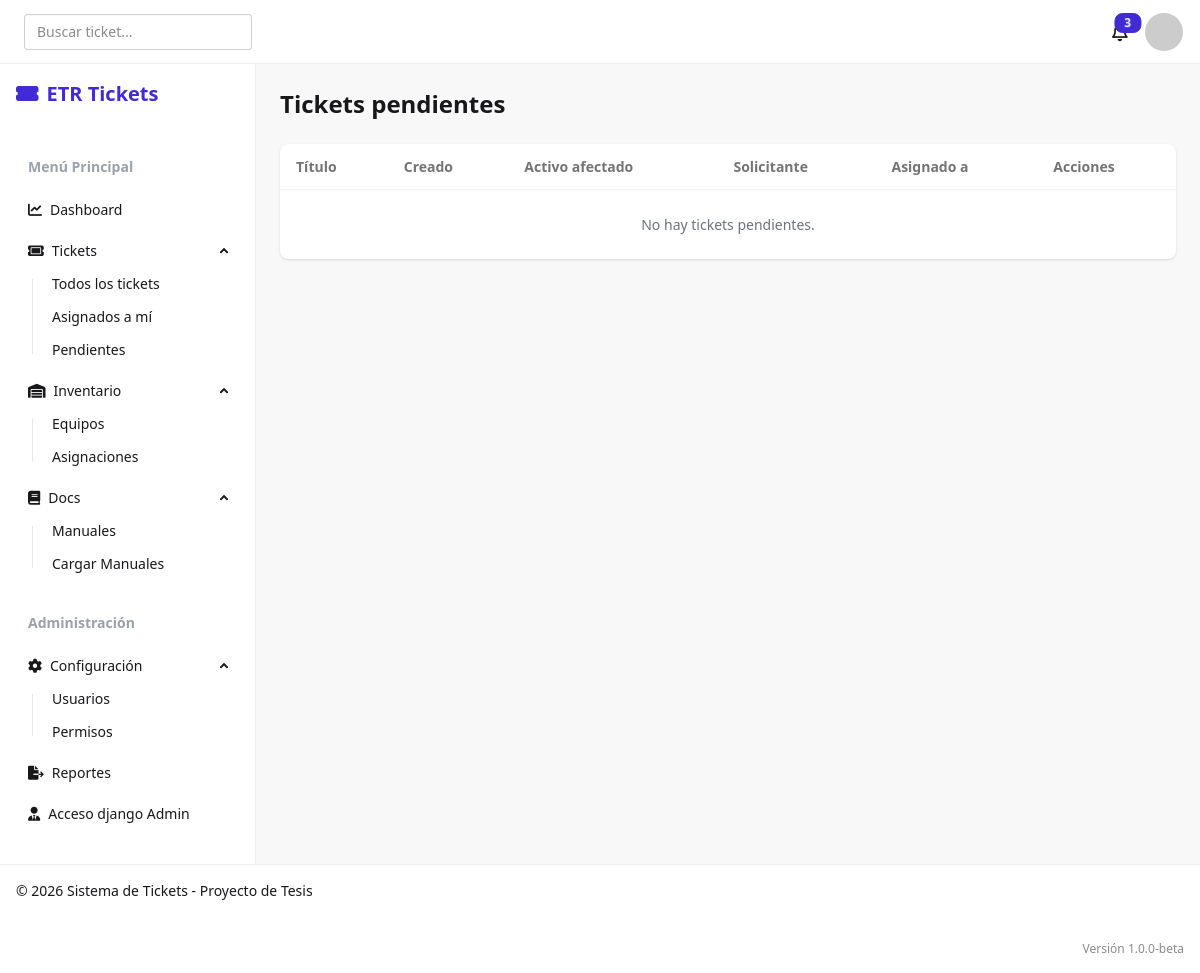
/tickets/pending/ (signed in), run on an earlier commit of the app's database.
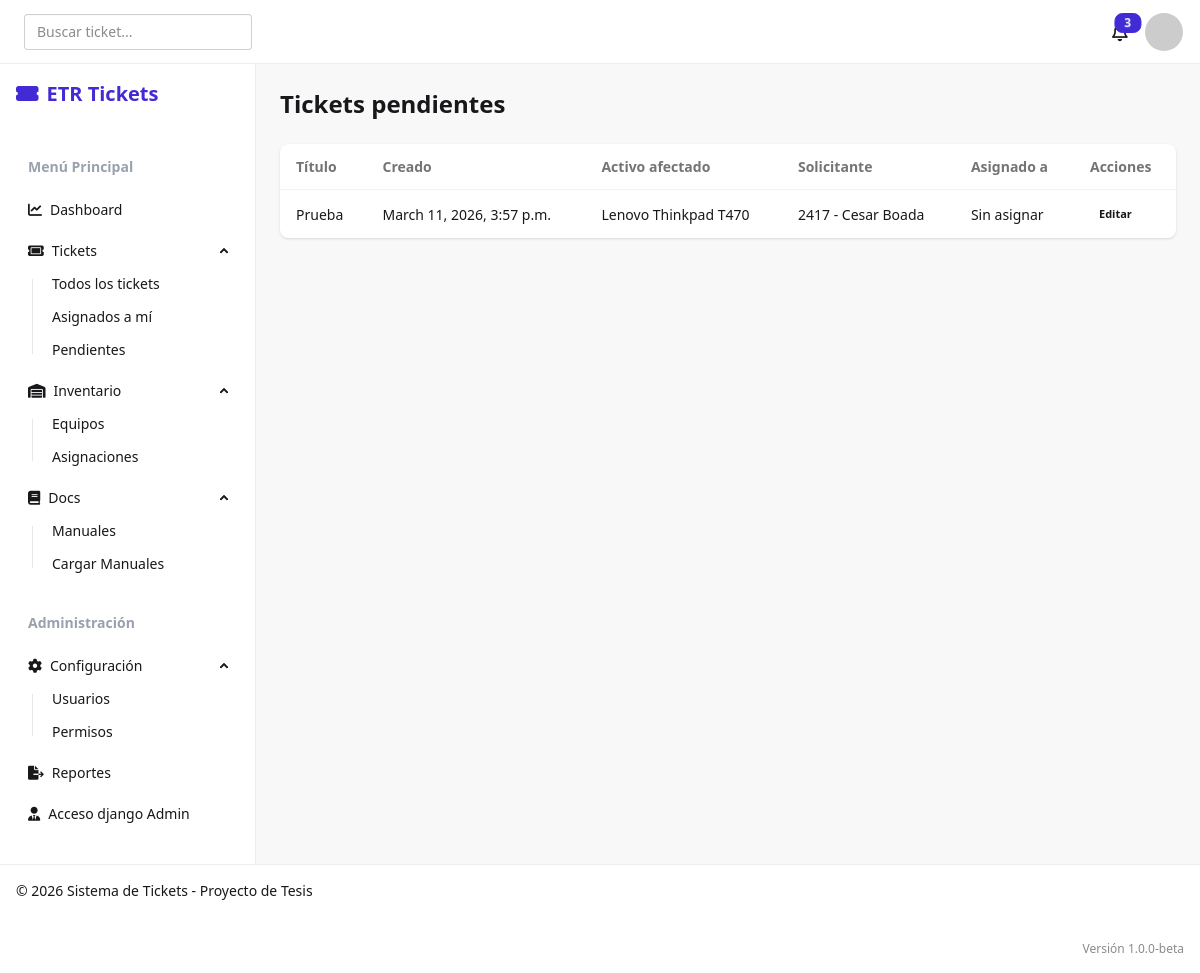
And on a later commit of the database.
### tickets/models.py (models this page shows, shortened)
class tickets(models.Model):
    codigo_ticket = models.CharField(max_length=30, unique=True)
    titulo = models.CharField(max_length=150)
    descripcion = models.TextField()
    prioridad = models.ForeignKey(
        matriz_prioridad,
        on_delete=models.PROTECT,
        to_field='prioridad',
        db_column='prioridad',
        related_name='tickets',
        default='N/A',
    )
    ESTADO_TYPES = [
        ('Pendiente', 'Pendiente'),
        ('En Progreso', 'En Progreso'),
        ('Resuelto', 'Resuelto'),
        ('Cerrado', 'Cerrado'),
    ]
    estado = models.CharField(max_length=30, default='Pendiente', choices=ESTADO_TYPES)
    solicitante = models.ForeignKey(
        'users.usuario',
        on_delete=models.PROTECT,
        to_field='ID_empleado',
        db_column='solicitante',
        related_name='tickets_solicitados',
    )
    usuario = models.ForeignKey(
        'users.usuario',
        on_delete=models.PROTECT,
        to_field='ID_empleado',
        db_column='usuario',
        related_name='tickets_asignados',
        null=True,
        blank=True,
    )
    activo_afectado = models.ForeignKey(
        'inventory.activos',
        on_delete=models.CASCADE,
        to_field='codigo',
        db_column='activo_afectado',
        related_name='tickets_afectados',
        limit_choices_to={'estado': 'activo'},
)
    fecha_creacion = models.DateTimeField(auto_now_add=True)
    fecha_resolucion = models.DateTimeField(null=True, blank=True)

### inventory/models.py (models this page shows)
class activos(models.Model):
    codigo = models.CharField(max_length=50, primary_key=True)
    categoria = models.ForeignKey(
        activos_categoria,
        on_delete=models.PROTECT,
        to_field='nombre',
        db_column='categoria',
        related_name='activos',
    )
    marca = models.CharField(max_length=50)
    modelo = models.CharField(max_length=50)
    serial = models.CharField(max_length=50, unique=True)
    sede = models.ForeignKey(
        'users.sede',
        on_delete=models.PROTECT,
        to_field='codigo',
        related_name='activos',
    )
    usuario_asignado = models.ForeignKey(
        'users.usuario',
        on_delete=models.SET_NULL,
        null=True,
        blank=True,
        related_name='activos_asignados',
        to_field='ID_empleado',
        db_column='usuario_asignado'
    )
    departamento = models.ForeignKey(
        'users.departamento',
        on_delete=models.PROTECT,
        to_field='nombre',
        db_column='departamento',
        related_name='activos'
    )
    estado = models.CharField(max_length=50) #'Activo', 'Inactivo', 'Dado de baja'
    verbose_name_plural = "activos"
    def __str__(self):
        return f"{self.marca} {self.modelo}"

### users/models.py (models this page shows)
class usuario(AbstractUser):
    validador_empleado = RegexValidator(
        regex=r'^\d{4}',
        message="el numero de empleado debe tener 4 digitos"
    )
    ID_empleado = models.CharField(
        max_length=4,
        unique=True,
        validators=[validador_empleado],
        help_text="ID de empleado de 4 digitos",
        default="0000"
    )
    USERNAME_FIELD = 'ID_empleado'
    departamento = models.ForeignKey(
        'departamento',
        on_delete=models.SET_NULL,
        null=True,
        related_name='usuarios'
        )
    sede = models.ForeignKey(
        'sede',
        on_delete=models.SET_NULL,
        null=True,
        related_name='usuarios'
        )
    REQUIRED_FIELDS = ['username', 'email']
    def __str__(self):
        return f"{self.ID_empleado} - {self.get_full_name()}"

### tickets/views.py (the view)
# urls.py: path('pending/', views.tickets_view_pending, name='tickets_view_pending'),
@login_required
def tickets_view_pending(request):
    tickets_pendientes = tickets.objects.select_related('activo_afectado', 'prioridad', 'solicitante', 'usuario').filter(
        estado__iexact='pendiente'
    ).order_by('-fecha_creacion')
    return render(request, 'tickets_view_pending.html', {'tickets': tickets_pendientes})

### tickets/templates/tickets_view_pending.html (shortened to what this page needs)
{% extends 'base.html' %}
{% block content %}
<div class="space-y-6">
    <div>
        <h1 class="text-2xl font-bold">Tickets pendientes</h1>
    </div>
    <div class="overflow-x-auto bg-base-100 rounded-lg shadow">
        <table class="table w-full">
            <thead>
                <tr>
                    <th>Título</th>
                    <th>Creado</th>
                    <th>Activo afectado</th>
                    <th>Solicitante</th>
                    <th>Asignado a</th>
                    <th>Acciones</th>
                </tr>
            </thead>
            <tbody>
                {% for ticket in tickets %}
                    <tr>
                        <td>{{ ticket.titulo }}</td>
                        <td>{{ ticket.fecha_creacion }}</td>
                        <td>{{ ticket.activo_afectado }}</td>
                        <td>{{ ticket.solicitante }}</td>
                        <td>{{ ticket.usuario|default:'Sin asignar' }}</td>
                        <td><a href="{% url 'tickets_edit' ticket.id %}" class="btn btn-ghost btn-xs">Editar</a></td>
                    </tr>
                {% empty %}
                    <tr>
                        <td colspan="6" class="text-center text-gray-500 py-6">No hay tickets pendientes.</td>
                    </tr>
                {% endfor %}
            </tbody>
        </table>
    </div>
</div>
{% endblock %}

What changed in the data, as far as the page shows it:
added tickets: titulo "Prueba", fecha_creacion "March 11, 2026, 3:57 p.m.", activo_afectado "Lenovo Thinkpad T470", solicitante "2417 - Cesar Boada", usuario "Sin asignar"
Also different on the page:
text no longer shown: "No hay tickets pendientes."
